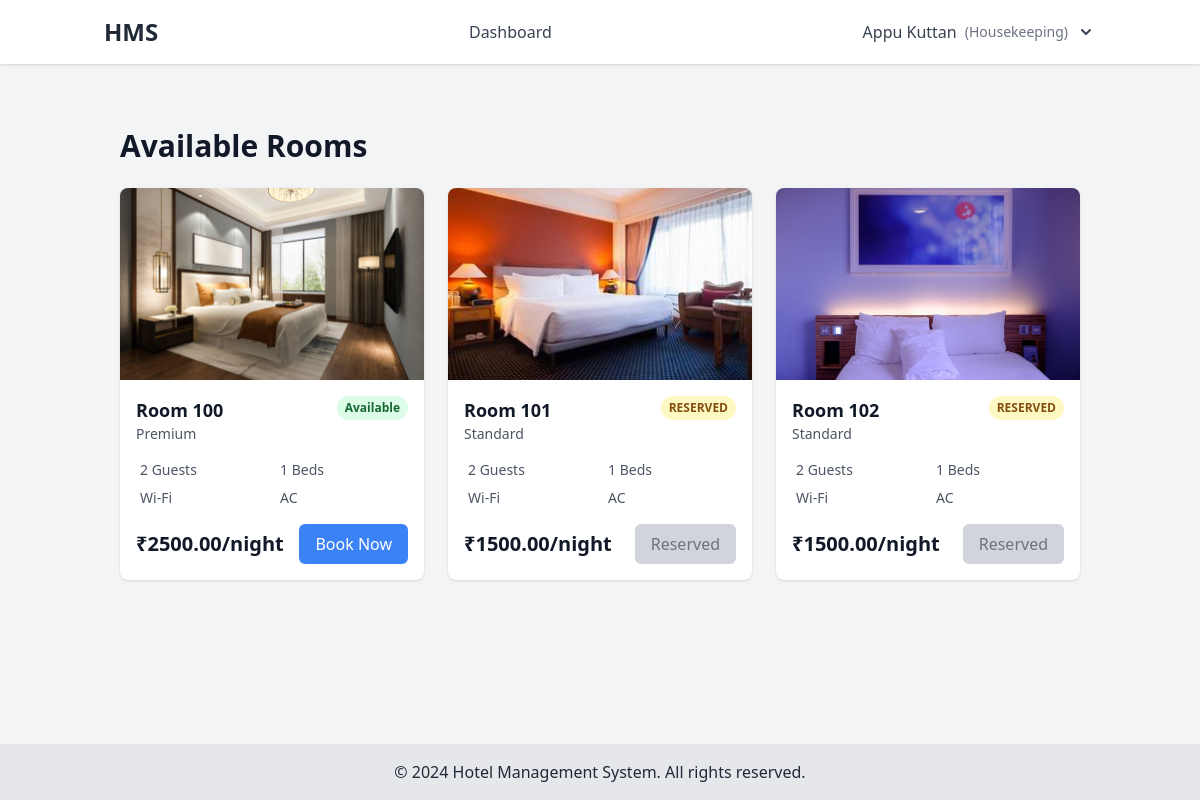
Screenshot of /rooms/list/ (signed in) with the database file from the repository.
### hms_app/models.py (models this page shows, shortened)
class User(AbstractUser):
    ADMIN = 'admin'
    MANAGER = 'manager'
    RECEPTIONIST = 'receptionist'
    HOUSEKEEPING = 'housekeeping'
    GUEST = 'guest'
    ROLE_CHOICES = [
        (ADMIN, 'Admin'),
        (MANAGER, 'Manager'),
        (RECEPTIONIST, 'Receptionist'),
        (HOUSEKEEPING, 'Housekeeping'),
        (GUEST, 'Guest'),
    ]
    role = models.CharField(max_length=20, choices=ROLE_CHOICES, default=GUEST)
    phone_number = models.CharField(max_length=15, blank=True)
    two_factor_enabled = models.BooleanField(default=False)
    two_factor_code = models.CharField(max_length=6, null=True, blank=True)

class Room(models.Model):
    ROOM_STATUS = [
        ('AVAILABLE', 'Available'),
        ('OCCUPIED', 'Occupied'),
        ('MAINTENANCE', 'Under Maintenance')
    ]
    room_number = models.CharField(max_length=10, unique=True)
    category = models.ForeignKey(RoomCategory, on_delete=models.PROTECT, related_name='rooms', null=True, blank=True)
    max_occupancy = models.PositiveIntegerField(default=2)
    bed_count = models.PositiveIntegerField(default=1)
    has_wifi = models.BooleanField(default=True)
    has_ac = models.BooleanField(default=True)
    status = models.CharField(max_length=20, choices=ROOM_STATUS, default='AVAILABLE')
    image = models.ImageField(upload_to='room_images/', null=True, blank=True)
    created_at = models.DateTimeField(default=timezone.now)
    updated_at = models.DateTimeField(auto_now=True)
    class Meta:
        ordering = ['room_number']

class RoomCategory(models.Model):
    name = models.CharField(max_length=50)
    base_price = models.DecimalField(max_digits=10, decimal_places=2)
    description = models.TextField(blank=True)
    class Meta:
        verbose_name_plural = "Room Categories"

### hms_app/views.py (the view)
# urls.py: path('rooms/list/', views.room_list, name='room_list'),
@login_required
def room_list(request):
    rooms = Room.objects.all()
    check_in = request.GET.get('check_in')
    check_out = request.GET.get('check_out')
    if check_in and check_out:
        try:
            check_in_date = datetime.strptime(check_in, '%Y-%m-%d').date()
            check_out_date = datetime.strptime(check_out, '%Y-%m-%d').date()
            unavailable_rooms = Booking.objects.filter(
                Q(check_in_date__lte=check_out_date) &
                Q(check_out_date__gte=check_in_date),
                status__in=['PENDING', 'CONFIRMED', 'CHECKED_IN']
            ).values_list('room_id', flat=True)
            rooms = rooms.exclude(id__in=unavailable_rooms)
            for room in rooms:
                room.is_available_for_dates = True
        except ValueError:
            messages.error(request, 'Invalid date format')
    else:
        for room in rooms:
            room.is_available_for_dates = room.status == 'AVAILABLE'
    return render(request, 'rooms/room_list.html', {
        'rooms': rooms,
        'check_in': check_in,
        'check_out': check_out
    })

### templates/rooms/room_list.html (shortened to what this page needs)
{% extends 'base.html' %}
{% block content %}
<div class="container mx-auto px-4 py-8">
    <div class="flex justify-between items-center mb-6">
        <h1 class="text-3xl font-bold text-gray-900">Available Rooms</h1>
    </div>
    <div class="grid gap-6 md:grid-cols-2 lg:grid-cols-3">
        {% for room in rooms %}
        <div class="bg-white rounded-lg shadow overflow-hidden">
            {% if room.image %}
            <img src="{{ room.image.url }}" alt="Room {{ room.room_number }}"
                class="w-full h-48 object-cover">
            {% endif %}
            <div class="p-4">
                <div class="flex justify-between items-start mb-4">
                    <div>
                        <h3 class="text-lg font-bold text-gray-900">
                            Room {{ room.room_number }}
                        </h3>
                        <p class="text-sm text-gray-600">
                            {{ room.category.name }}
                        </p>
                    </div>
                    {% if user.role == 'receptionist' or user.role == 'manager' %}
                    <div class="flex items-center space-x-2">
                        <form method="POST" action="{% url 'update_room_status' room.id %}" class="inline">
                            {% csrf_token %}
                            <select name="status"
                                    onchange="this.form.submit()"
                                    class="text-sm border rounded px-2 py-1">
                                <option value="AVAILABLE" {% if room.status == 'AVAILABLE' %}selected{% endif %}>
                                    Available
                                </option>
                                <option value="OCCUPIED" {% if room.status == 'OCCUPIED' %}selected{% endif %}>
                                    Occupied
                                </option>
                                <option value="MAINTENANCE" {% if room.status == 'MAINTENANCE' %}selected{% endif %}>
                                    Maintenance
                                </option>
                            </select>
                        </form>
                    </div>
                    {% else %}
                    {% if user.role != 'guest' %}
                    <span class="px-2 py-1 text-xs font-semibold rounded-full
                               {% if room.status == 'AVAILABLE' %}bg-green-100 text-green-800
                               {% elif room.status == 'OCCUPIED' %}bg-red-100 text-red-800
                               {% else %}bg-yellow-100 text-yellow-800{% endif %}">
                        {{ room.get_status_display }}
                    </span>
                    {% endif %}
                    {% endif %}
                </div>
                <div class="grid grid-cols-2 gap-2 text-sm text-gray-600 mb-4">
                    <div>
                        {{ room.max_occupancy }} Guests
                    </div>
                    <div>
                        {{ room.bed_count }} Beds
                    </div>
                    {% if room.has_wifi %}
                    <div>
                        Wi-Fi
                    </div>
                    {% endif %}
                    {% if room.has_ac %}
                    <div>
                        AC
                    </div>
                    {% endif %}
                </div>
                <div class="flex justify-between items-center">
                    <span class="text-xl font-bold text-gray-900">
                        ₹{{ room.category.base_price }}/night
                    </span>
                    <div>
                        {% if room.is_available_for_dates %}
                        <a href="{% url 'booking_create' room.id %}{% if request.GET.check_in %}?check_in={{ request.GET.check_in }}&check_out={{ request.GET.check_out }}{% endif %}"
                            class="bg-blue-500 text-white px-4 py-2 rounded-md hover:bg-blue-600 inline-flex items-center">
                            Book Now
                        </a>
                        {% else %}
                        <button disabled class="bg-gray-300 text-gray-500 px-4 py-2 rounded-md cursor-not-allowed">
                            Reserved
                        </button>
                        {% endif %}
                    </div>
                </div>
            </div>
        </div>
        {% empty %}
        <div class="col-span-full text-center py-8 text-gray-500">
            No rooms available at the moment.
        </div>
        {% endfor %}
    </div>
</div>
{% endblock %}

### templates/base.html (shortened to what this page needs)
<!DOCTYPE html>
<html lang="en">
<head>
    <script src="https://cdn.tailwindcss.com"></script>
</head>
<body class="min-h-screen bg-gray-100 text-gray-800 flex flex-col">
    <header class="bg-white shadow">
        <div class="container mx-auto px-4 py-4 flex justify-between items-center">
            <a href="{% url 'dashboard' %}" class="text-2xl font-bold">HMS</a>
            <nav class="space-x-4">
                {% if user.is_authenticated %}
                {% if user.role == 'admin' %}
                <a href="{% url 'dashboard' %}" class="text-gray-700 hover:text-blue-500">Dashboard</a>
                <a href="{% url 'room_list' %}" class="text-gray-700 hover:text-blue-500">Rooms</a>
                <a href="{% url 'generate_reports' %}" class="text-gray-700 hover:text-blue-500">Reports</a>
                <a href="{% url 'payroll_summary' %}" class="text-gray-700 hover:text-blue-500">Payroll</a>
                {% elif user.role == 'receptionist' %}
                <a href="{% url 'dashboard' %}" class="text-gray-700 hover:text-blue-500">Dashboard</a>
                <a href="{% url 'booking_list' %}" class="text-gray-700 hover:text-blue-500">Reservations</a>
                {% elif user.role == 'housekeeping' %}
                <a href="{% url 'dashboard' %}" class="text-gray-700 hover:text-blue-500">Dashboard</a>
                {% else %}
                <a href="{% url 'dashboard' %}" class="text-gray-700 hover:text-blue-500">Dashboard</a>
                <a href="{% url 'booking_list' %}" class="text-gray-700 hover:text-blue-500">My Bookings</a>
                {% endif %}
                {% endif %}
            </nav>
            <div class="flex items-center">
                {% if user.is_authenticated %}
                <div x-data="{ open: false }" class="relative">
                    <button @click="open = !open" class="flex items-center space-x-2 text-gray-700 hover:text-blue-500">
                        <span>{{ user.get_full_name|default:user.username }}</span>
                        <span class="text-sm text-gray-500">({{ user.role|title }})</span>
                        <svg xmlns="http://www.w3.org/2000/svg" class="h-5 w-5" viewBox="0 0 20 20" fill="currentColor">
                            <path fill-rule="evenodd"
                                d="M5.293 7.293a1 1 0 011.414 0L10 10.586l3.293-3.293a1 1 0 111.414 1.414l-4 4a1 1 0 01-1.414 0l-4-4a1 1 0 010-1.414z"
                                clip-rule="evenodd" />
                        </svg>
                    </button>
                </div>
                {% else %}
                <div class="space-x-4">
                    <a href="{% url 'login' %}" class="text-blue-500 hover:underline">Login</a>
                    <a href="{% url 'register' %}" class="text-blue-500 hover:underline">Register</a>
                </div>
                {% endif %}
            </div>
        </div>
    </header>
    <main class="container mx-auto px-4 py-8 flex-grow">
        {% block content %}{% endblock %}
    </main>
    <footer class="bg-gray-200 text-center py-4 mt-auto">
        <p>&copy; {% now "Y" %} Hotel Management System. All rights reserved.</p>
    </footer>
</body>
</html>

### rows the page displays
User: get_full_name "Appu Kuttan", role "Housekeeping"
Room: image (picture), room_number "100", category.name "Premium", status "Available", max_occupancy "2", bed_count "1", has_wifi "Wi-Fi", has_ac "AC", category.base_price "2500.00", shows "Book Now"
Room: image (picture), room_number "101", category.name "Standard", status "RESERVED", max_occupancy "2", bed_count "1", has_wifi "Wi-Fi", has_ac "AC", category.base_price "1500.00", shows "Reserved"
Room: image (picture), room_number "102", category.name "Standard", status "RESERVED", max_occupancy "2", bed_count "1", has_wifi "Wi-Fi", has_ac "AC", category.base_price "1500.00", shows "Reserved"
